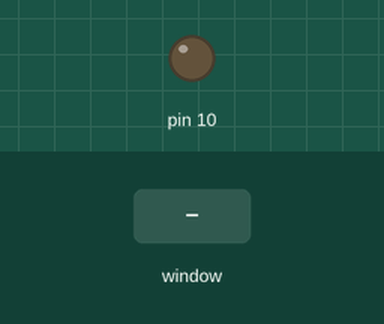
Recording of a program running on a simulated Raspberry Pi (header pin numbers). Shown: output pins drawn as LEDs (lit = HIGH). Inputs (shaded band) come from the test bench. The desktop window is not drawn, its controls go by their first labels and the mouse button is held 0.15 s.

Above: at 1.2 s.
1.3 s: control labelled "schalter" in the window clicked
At 1.8 s:
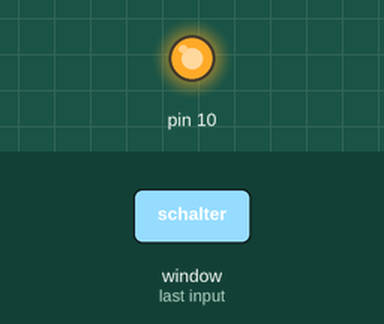
Timing chart, 0 to 4.3 s (numbered marks = the images above; inputs shaded):
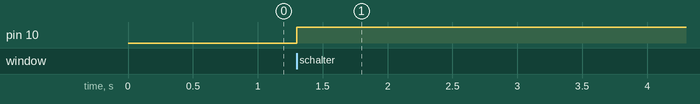

The program:

light_button.py
```python
from tkinter import *
from RPi import GPIO
import time

GPIO.setmode(GPIO.BOARD)
GPIO.setup(10, GPIO.OUT)


class Spiel():
	def __init__(self):
		self.lampe_an = False
		self.window = Tk()
		self.label = Label(master=self.window,
			text=self.label_text())
		self.button = Button(master=self.window,
			text="schalter",
			command=self.schalter)
		self.button.pack()
		self.label.pack()
		self.window.mainloop()

	def label_text(self):
		return "Lampe an: %s" % self.lampe_an

	def schalter(self):
		self.lampe_an = not self.lampe_an
		self.label.config(text=self.label_text())
		GPIO.output(10, self.lampe_an)


Spiel()
```

Measured:
- after the input at 1.3 s, pin 10: LOW → HIGH at once
